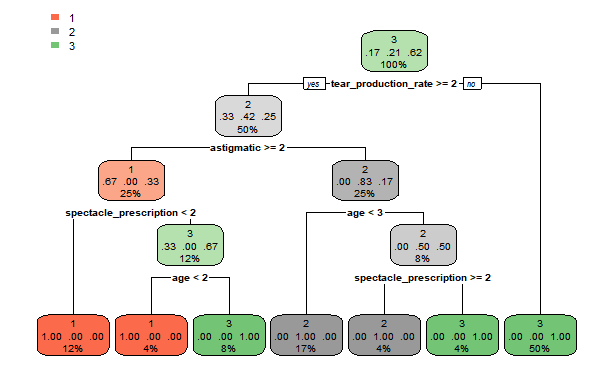

Here is the R script that generated this plot:
setwd("F:\\Data Science\\DataScience_2019501111\\Data Mining\\Final exam")
lensdata = read.csv("lenses.data.csv", header = FALSE, col.names = c("index", "age", "spectacle_prescription", "astigmatic", "tear_production_rate", "Class"))

lensdata$index <- NULL

library(rpart)
y<-as.factor(lensdata[,5])
x<-lensdata[,1:4]

model1<-rpart(y~.,x, parms = list(split = 'information'),
              control=rpart.control(minsplit=0,minbucket=0,cp=-1, maxcompete=0, maxsurrogate=0, usesurrogate=0, xval=0,maxdepth=5))


library(rpart.plot)
rpart.plot(model1)

#Information gain
gain <- sum(y==predict(model1,x,type="class"))/length(y)
gain

#misclassification
error_rate <- 1-sum(y==predict(model1,x,type="class"))/length(y)
error_rate
